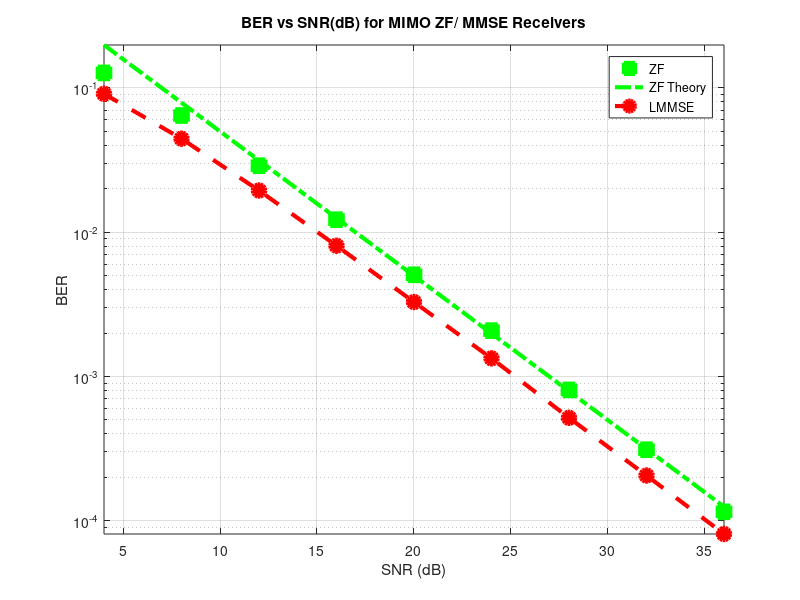

MATLAB code for this plot:
close all;
clear all;


blockLength = 1000;
nBlocks=10000;
r=2;
t=2;
EbdB = 1.0:4.0:33.0;
Eb = 10.^(EbdB/10);
No = 1;
Es = 2*Eb;
SNR = Es/No;
SNRdB = 10*log10(SNR);
BER_ZF = zeros(1,length(EbdB));
BER_LMMSE = zeros(1,length(EbdB));
BERt = zeros(1,length(EbdB));


for blk = 1:nBlocks
    H = 1/sqrt(2)*(randn(r,t) + 1j*randn(r,t));
    BitsI = randi([0,1],t,blockLength);
    BitsQ = randi([0,1],t,blockLength);
    Sym = (2*BitsI-1)+1j*(2*BitsQ-1);
    noise = sqrt(No/2)*(randn(r,blockLength)+1j*randn(r,blockLength));
    for K = 1:length(EbdB)
        TxSym = sqrt(Eb(K))*Sym;
        RxSym = H*TxSym + noise;
        
        ZFRx = pinv(H) ;
        ZFout = ZFRx * RxSym ;
        DecBitsI_ZF = (real(ZFout)>0);
        DecBitsQ_ZF = (imag(ZFout)>0) ;
        BER_ZF(K) = BER_ZF(K) + sum(sum(DecBitsI_ZF ~= BitsI)) + sum(sum(DecBitsQ_ZF ~= BitsQ));

        LMMSERx = inv(H'*H + No * eye(t)/Es(K))*H' ;
        LMMSEout = LMMSERx * RxSym ;
        DecBitsI_LMMSE = (real(LMMSEout) > 0) ;
        DecBitsQ_LMMSE = (imag(LMMSEout) > 0) ;
        BER_LMMSE(K) = BER_LMMSE(K) + sum(sum(DecBitsI_LMMSE ~= BitsI)) + sum(sum(DecBitsQ_LMMSE ~= BitsQ));
        
    end
end
BER_ZF = BER_ZF/blockLength/nBlocks/2/t;
BER_LMMSE = BER_LMMSE/blockLength/nBlocks/2/t;
L=r-t+1;    
BERt = nchoosek(2*L-1, L)/2^L./SNR.^L;




semilogy(SNRdB,BER_ZF,'g  s','linewidth',3.0,'MarkerFaceColor','g','MarkerSize',9.0);
hold on;
semilogy(SNRdB,BERt,'g -.','linewidth',3.0,'MarkerFaceColor','g','MarkerSize',9.0);
semilogy(SNRdB,BER_LMMSE,'r -- o','linewidth',3.0,'MarkerFaceColor','r','MarkerSize',9.0);
axis tight;
grid on;
legend('ZF','ZF Theory','LMMSE')
xlabel('SNR (dB)');
ylabel('BER');
title('BER vs SNR(dB) for MIMO ZF/ MMSE Receivers');
